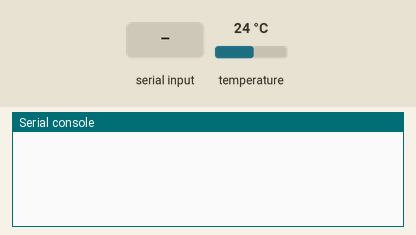
Recording of a program running on a simulated CircuitPython board. Parts: the last lines printed to the serial console. The test bench sets the inputs (shaded band); at power-on: temperature 24 °C.

Above: at 1.2 s.
1.3 s: "reset\n" received over the second serial link
At 2.5 s:
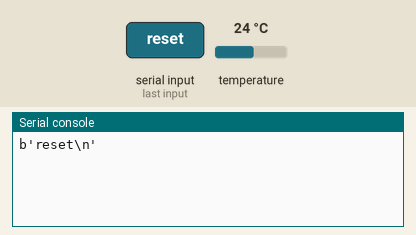
2.8 s: "5\n" received over the second serial link
At 3.6 s:
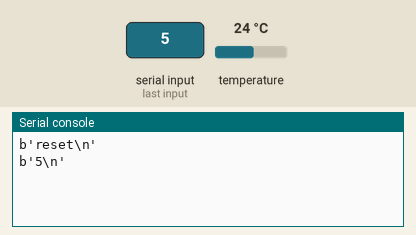

The program:

am2320_aio.py
```python
import board
import busio
import time
import adafruit_am2320

RX = board.RX
TX = board.TX
i2c = busio.I2C(board.SCL, board.SDA)
am = adafruit_am2320.AM2320(i2c)

with  busio.UART(TX, RX, baudrate=115200, timeout=3000) as uart:
    while True:
        try:
            data="uarttest " + str(int(am.temperature))
        except OSError as e:
            print("OSError;",e)
            # These sensors are a bit flakey, its ok if the readings fail
            pass
        except RuntimeError as e:
            print("RTError;",e)
            pass
        if "reset" in data:
            uart.write("\x03")
            uart.write("\x04")
        else:
            uart.write(data+"\n"+"\r")
        getresponse = True
        while getresponse:
            response=uart.readline()
            print(response)
            if(response==b''):
                getresponse=False
        time.sleep(60)
```

Measured:
- after the input at 1.3 s, the serial console: prints a new line at once (image 1)
- after the input at 2.8 s, the serial console: prints a new line at once (image 2)
